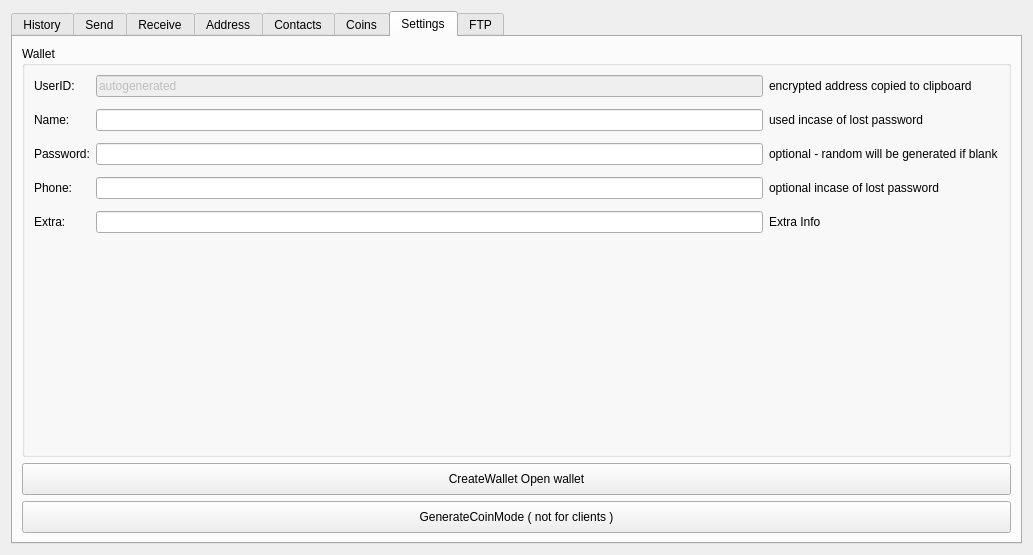
<?xml version="1.0" encoding="UTF-8"?>
<ui version="4.0">
 <class>FormWallet</class>
 <widget class="QWidget" name="FormWallet">
  <property name="geometry">
   <rect>
    <x>0</x>
    <y>0</y>
    <width>1033</width>
    <height>555</height>
   </rect>
  </property>
  <property name="windowTitle">
   <string>Form</string>
  </property>
  <layout class="QVBoxLayout" name="verticalLayout">
   <item>
    <widget class="QTabWidget" name="tabWidget">
     <property name="currentIndex">
      <number>6</number>
     </property>
     <widget class="QWidget" name="tab_History">
      <attribute name="title">
       <string>History</string>
      </attribute>
      <layout class="QVBoxLayout" name="verticalLayout_2">
       <item>
        <widget class="QGroupBox" name="groupBox_10">
         <property name="title">
          <string>Coin Status and Transactions</string>
         </property>
         <layout class="QHBoxLayout" name="horizontalLayout_4">
          <item>
           <widget class="QLabel" name="status_11">
            <property name="text">
             <string>Status</string>
            </property>
           </widget>
          </item>
          <item>
           <widget class="QLineEdit" name="hist_txt_status">
            <property name="text">
             <string>Online / Offline Storage</string>
            </property>
           </widget>
          </item>
          <item>
           <widget class="QLabel" name="label_12">
            <property name="text">
             <string>Maturing Progress</string>
            </property>
           </widget>
          </item>
          <item>
           <widget class="QProgressBar" name="hist_pg_mature">
            <property name="value">
             <number>0</number>
            </property>
           </widget>
          </item>
          <item>
           <widget class="QLabel" name="label_13">
            <property name="text">
             <string>Avalability</string>
            </property>
           </widget>
          </item>
          <item>
           <widget class="QProgressBar" name="hist_pg_avalability">
            <property name="value">
             <number>0</number>
            </property>
           </widget>
          </item>
          <item>
           <widget class="QPushButton" name="hist_btn_Check">
            <property name="minimumSize">
             <size>
              <width>0</width>
              <height>32</height>
             </size>
            </property>
            <property name="text">
             <string>Check</string>
            </property>
           </widget>
          </item>
          <item>
           <widget class="QPushButton" name="hist_btn_Update">
            <property name="minimumSize">
             <size>
              <width>100</width>
              <height>32</height>
             </size>
            </property>
            <property name="maximumSize">
             <size>
              <width>16777215</width>
              <height>16777215</height>
             </size>
            </property>
            <property name="text">
             <string>Update Verify</string>
            </property>
           </widget>
          </item>
         </layout>
        </widget>
       </item>
       <item>
        <widget class="QTableWidget" name="hist_HistoryList">
         <property name="styleSheet">
          <string notr="true"/>
         </property>
         <column>
          <property name="text">
           <string>Date</string>
          </property>
         </column>
         <column>
          <property name="text">
           <string>Rx/tx</string>
          </property>
         </column>
         <column>
          <property name="text">
           <string>ID</string>
          </property>
         </column>
         <column>
          <property name="text">
           <string>Ammount</string>
          </property>
         </column>
         <column>
          <property name="text">
           <string>ContactName</string>
          </property>
         </column>
        </widget>
       </item>
      </layout>
     </widget>
     <widget class="QWidget" name="tab_Send">
      <attribute name="title">
       <string>Send</string>
      </attribute>
      <layout class="QHBoxLayout" name="horizontalLayout">
       <item>
        <widget class="QGroupBox" name="groupBox_3">
         <property name="title">
          <string>Send Coin</string>
         </property>
         <layout class="QGridLayout" name="gridLayout_7">
          <item row="0" column="1">
           <widget class="QLabel" name="label_35">
            <property name="text">
             <string>candidates/votes use the uer field</string>
            </property>
           </widget>
          </item>
          <item row="8" column="1">
           <widget class="QPushButton" name="snd_btn_SendCoins">
            <property name="minimumSize">
             <size>
              <width>0</width>
              <height>32</height>
             </size>
            </property>
            <property name="text">
             <string>Give Coins</string>
            </property>
           </widget>
          </item>
          <item row="3" column="0">
           <widget class="QLabel" name="label_23">
            <property name="text">
             <string>Ammount</string>
            </property>
           </widget>
          </item>
          <item row="9" column="1">
           <spacer name="verticalSpacer_2">
            <property name="orientation">
             <enum>Qt::Vertical</enum>
            </property>
            <property name="sizeHint" stdset="0">
             <size>
              <width>20</width>
              <height>40</height>
             </size>
            </property>
           </spacer>
          </item>
          <item row="2" column="1">
           <widget class="QLineEdit" name="snd_txt_fromUserEmail"/>
          </item>
          <item row="7" column="1">
           <widget class="QPushButton" name="snd_btn_GenerateTX">
            <property name="minimumSize">
             <size>
              <width>0</width>
              <height>32</height>
             </size>
            </property>
            <property name="text">
             <string>Generate TX file</string>
            </property>
           </widget>
          </item>
          <item row="6" column="0">
           <widget class="QLabel" name="label_33">
            <property name="text">
             <string>to User</string>
            </property>
           </widget>
          </item>
          <item row="2" column="0">
           <widget class="QLabel" name="label_24">
            <property name="text">
             <string>User email</string>
            </property>
           </widget>
          </item>
          <item row="3" column="1">
           <widget class="QLineEdit" name="snd_txt_fromAmount"/>
          </item>
          <item row="4" column="1">
           <widget class="QLabel" name="label_34">
            <property name="text">
             <string>if blank goes comes from rcoins for admin</string>
            </property>
           </widget>
          </item>
          <item row="6" column="1">
           <widget class="QLineEdit" name="snd_txt_toUserEmail">
            <property name="text">
             <string/>
            </property>
           </widget>
          </item>
         </layout>
        </widget>
       </item>
       <item>
        <widget class="QGroupBox" name="groupBox_9">
         <property name="title">
          <string>QrCode</string>
         </property>
         <layout class="QGridLayout" name="gridLayout_20">
          <item row="0" column="0">
           <widget class="QGraphicsView" name="snd_QRView"/>
          </item>
          <item row="1" column="0">
           <widget class="QPushButton" name="snd_btn_QRSave">
            <property name="minimumSize">
             <size>
              <width>0</width>
              <height>32</height>
             </size>
            </property>
            <property name="text">
             <string>Save</string>
            </property>
           </widget>
          </item>
         </layout>
        </widget>
       </item>
      </layout>
     </widget>
     <widget class="QWidget" name="tab_Receive">
      <attribute name="title">
       <string>Receive</string>
      </attribute>
      <layout class="QHBoxLayout" name="horizontalLayout_2">
       <item>
        <widget class="QGroupBox" name="groupBox_5">
         <property name="title">
          <string>Cash In / Receive / Payout</string>
         </property>
         <layout class="QGridLayout" name="gridLayout_11">
          <item row="6" column="1">
           <widget class="QPushButton" name="btn_Open_RX">
            <property name="minimumSize">
             <size>
              <width>0</width>
              <height>32</height>
             </size>
            </property>
            <property name="text">
             <string>Open File/Image</string>
            </property>
           </widget>
          </item>
          <item row="4" column="1">
           <layout class="QHBoxLayout" name="horizontalLayout_9">
            <item>
             <widget class="QSpinBox" name="rcv_spDay">
              <property name="minimum">
               <number>1</number>
              </property>
             </widget>
            </item>
            <item>
             <widget class="QComboBox" name="rcv_spMonth">
              <item>
               <property name="text">
                <string>Jan</string>
               </property>
              </item>
              <item>
               <property name="text">
                <string>Feb</string>
               </property>
              </item>
              <item>
               <property name="text">
                <string>Mar</string>
               </property>
              </item>
              <item>
               <property name="text">
                <string>April</string>
               </property>
              </item>
              <item>
               <property name="text">
                <string>May</string>
               </property>
              </item>
              <item>
               <property name="text">
                <string>June</string>
               </property>
              </item>
              <item>
               <property name="text">
                <string>July</string>
               </property>
              </item>
              <item>
               <property name="text">
                <string>Aug</string>
               </property>
              </item>
              <item>
               <property name="text">
                <string>September</string>
               </property>
              </item>
              <item>
               <property name="text">
                <string>October</string>
               </property>
              </item>
              <item>
               <property name="text">
                <string>November</string>
               </property>
              </item>
             </widget>
            </item>
            <item>
             <widget class="QSpinBox" name="rcv_spYear">
              <property name="maximum">
               <number>15000</number>
              </property>
              <property name="value">
               <number>2020</number>
              </property>
             </widget>
            </item>
            <item>
             <widget class="QTimeEdit" name="rcv_spTime"/>
            </item>
           </layout>
          </item>
          <item row="1" column="0">
           <widget class="QLabel" name="label_26">
            <property name="text">
             <string>Ammount</string>
            </property>
           </widget>
          </item>
          <item row="0" column="1">
           <widget class="QLineEdit" name="rcv_txt_fromUserID"/>
          </item>
          <item row="1" column="1">
           <widget class="QLineEdit" name="rcv_txt_fromAmount"/>
          </item>
          <item row="6" column="0">
           <widget class="QLabel" name="label_27">
            <property name="text">
             <string>RX/TX-File</string>
            </property>
           </widget>
          </item>
          <item row="2" column="1">
           <widget class="QLabel" name="label_6">
            <property name="text">
             <string>Leave User Blank To Generate Online Purchase RX</string>
            </property>
           </widget>
          </item>
          <item row="0" column="0">
           <widget class="QLabel" name="label_25">
            <property name="text">
             <string>User</string>
            </property>
           </widget>
          </item>
          <item row="7" column="1">
           <widget class="QPushButton" name="rcv_ReceiveCoins">
            <property name="minimumSize">
             <size>
              <width>0</width>
              <height>32</height>
             </size>
            </property>
            <property name="text">
             <string>Receive Coins/Payout</string>
            </property>
           </widget>
          </item>
          <item row="3" column="1">
           <widget class="QLabel" name="label_3">
            <property name="text">
             <string>Request Expires</string>
            </property>
           </widget>
          </item>
          <item row="5" column="1">
           <widget class="QPushButton" name="rcv_btn_GenerateRX">
            <property name="minimumSize">
             <size>
              <width>0</width>
              <height>32</height>
             </size>
            </property>
            <property name="text">
             <string>GenerateRequest</string>
            </property>
           </widget>
          </item>
          <item row="8" column="1">
           <spacer name="verticalSpacer">
            <property name="orientation">
             <enum>Qt::Vertical</enum>
            </property>
            <property name="sizeHint" stdset="0">
             <size>
              <width>20</width>
              <height>40</height>
             </size>
            </property>
           </spacer>
          </item>
         </layout>
        </widget>
       </item>
       <item>
        <widget class="QGroupBox" name="groupBox_7">
         <property name="title">
          <string>QR Code</string>
         </property>
         <layout class="QGridLayout" name="gridLayout_18">
          <item row="0" column="0">
           <widget class="QGraphicsView" name="rcv_QRView"/>
          </item>
          <item row="1" column="0">
           <widget class="QPushButton" name="rcv_btn_Save">
            <property name="minimumSize">
             <size>
              <width>0</width>
              <height>32</height>
             </size>
            </property>
            <property name="text">
             <string>Save</string>
            </property>
           </widget>
          </item>
         </layout>
        </widget>
       </item>
       <item>
        <widget class="QGroupBox" name="groupBox_8">
         <property name="title">
          <string>Description</string>
         </property>
         <layout class="QGridLayout" name="gridLayout_19">
          <item row="0" column="0">
           <widget class="QPlainTextEdit" name="rcv_txt_Detail"/>
          </item>
         </layout>
        </widget>
       </item>
      </layout>
     </widget>
     <widget class="QWidget" name="tab_Address">
      <attribute name="title">
       <string>Address</string>
      </attribute>
      <layout class="QVBoxLayout" name="verticalLayout_4">
       <item>
        <widget class="QTableWidget" name="adrs_Table">
         <property name="styleSheet">
          <string notr="true"/>
         </property>
         <column>
          <property name="text">
           <string>Address</string>
          </property>
         </column>
         <column>
          <property name="text">
           <string>Ammount</string>
          </property>
         </column>
         <column>
          <property name="text">
           <string>Class</string>
          </property>
         </column>
         <column>
          <property name="text">
           <string>Date</string>
          </property>
         </column>
        </widget>
       </item>
       <item>
        <widget class="QGroupBox" name="groupBox_6">
         <property name="title">
          <string>Addresses</string>
         </property>
         <layout class="QVBoxLayout" name="verticalLayout_3">
          <item>
           <layout class="QHBoxLayout" name="horizontalLayout_3">
            <item>
             <widget class="QLineEdit" name="adrs_txt_User"/>
            </item>
            <item>
             <widget class="QPushButton" name="adrs_btn_Search">
              <property name="minimumSize">
               <size>
                <width>0</width>
                <height>32</height>
               </size>
              </property>
              <property name="text">
               <string>Search</string>
              </property>
             </widget>
            </item>
            <item>
             <widget class="QPushButton" name="adrs_btn_Add">
              <property name="minimumSize">
               <size>
                <width>0</width>
                <height>32</height>
               </size>
              </property>
              <property name="text">
               <string>Add</string>
              </property>
             </widget>
            </item>
            <item>
             <widget class="QPushButton" name="adrs_btn_Remove">
              <property name="minimumSize">
               <size>
                <width>0</width>
                <height>32</height>
               </size>
              </property>
              <property name="text">
               <string>Remove</string>
              </property>
             </widget>
            </item>
           </layout>
          </item>
          <item>
           <widget class="QTreeView" name="adrs_List"/>
          </item>
         </layout>
        </widget>
       </item>
      </layout>
     </widget>
     <widget class="QWidget" name="tab_Contacts">
      <attribute name="title">
       <string>Contacts</string>
      </attribute>
      <layout class="QVBoxLayout" name="verticalLayout_5">
       <item>
        <widget class="QTableWidget" name="cts_Table">
         <property name="styleSheet">
          <string notr="true"/>
         </property>
         <column>
          <property name="text">
           <string>Email</string>
          </property>
         </column>
         <column>
          <property name="text">
           <string>Name</string>
          </property>
         </column>
         <column>
          <property name="text">
           <string>class</string>
          </property>
         </column>
         <column>
          <property name="text">
           <string>Date</string>
          </property>
         </column>
         <column>
          <property name="text">
           <string>Address</string>
          </property>
         </column>
        </widget>
       </item>
       <item>
        <widget class="QGroupBox" name="groupBox_18">
         <property name="title">
          <string>Contact Manage</string>
         </property>
         <layout class="QGridLayout" name="gridLayout_29">
          <item row="1" column="0">
           <widget class="QPushButton" name="ctx_btn_Add">
            <property name="minimumSize">
             <size>
              <width>0</width>
              <height>32</height>
             </size>
            </property>
            <property name="text">
             <string>Add</string>
            </property>
           </widget>
          </item>
          <item row="1" column="1">
           <widget class="QPushButton" name="ctx_btn_Remove">
            <property name="minimumSize">
             <size>
              <width>0</width>
              <height>32</height>
             </size>
            </property>
            <property name="text">
             <string>Remove</string>
            </property>
           </widget>
          </item>
          <item row="0" column="0">
           <widget class="QLineEdit" name="ctx_txt_User"/>
          </item>
          <item row="0" column="1">
           <widget class="QPushButton" name="ctx_btn_Search">
            <property name="minimumSize">
             <size>
              <width>0</width>
              <height>32</height>
             </size>
            </property>
            <property name="text">
             <string>Search</string>
            </property>
           </widget>
          </item>
         </layout>
        </widget>
       </item>
      </layout>
     </widget>
     <widget class="QWidget" name="tab_Coins">
      <attribute name="title">
       <string>Coins</string>
      </attribute>
      <layout class="QVBoxLayout" name="verticalLayout_6">
       <item>
        <layout class="QHBoxLayout" name="horizontalLayout_5">
         <item>
          <widget class="QLabel" name="label_2">
           <property name="text">
            <string>Balance</string>
           </property>
          </widget>
         </item>
         <item>
          <widget class="QLineEdit" name="lineEdit"/>
         </item>
         <item>
          <widget class="QPushButton" name="cns_Search">
           <property name="text">
            <string>Search</string>
           </property>
          </widget>
         </item>
         <item>
          <widget class="QPushButton" name="cns_Refresh">
           <property name="text">
            <string>Refresh</string>
           </property>
          </widget>
         </item>
        </layout>
       </item>
       <item>
        <widget class="QTableWidget" name="cns_Table">
         <property name="styleSheet">
          <string notr="true"/>
         </property>
         <column>
          <property name="text">
           <string>CoinAddress</string>
          </property>
         </column>
         <column>
          <property name="text">
           <string>owner</string>
          </property>
         </column>
         <column>
          <property name="text">
           <string>Class</string>
          </property>
         </column>
         <column>
          <property name="text">
           <string>Date</string>
          </property>
         </column>
        </widget>
       </item>
      </layout>
     </widget>
     <widget class="QWidget" name="tab_Settings">
      <attribute name="title">
       <string>Settings</string>
      </attribute>
      <layout class="QVBoxLayout" name="verticalLayout_7">
       <item>
        <widget class="QGroupBox" name="groupBox_12">
         <property name="title">
          <string>Wallet</string>
         </property>
         <layout class="QGridLayout" name="gridLayout_31">
          <property name="verticalSpacing">
           <number>12</number>
          </property>
          <item row="2" column="0">
           <widget class="QLabel" name="label_2835">
            <property name="text">
             <string>Password:</string>
            </property>
           </widget>
          </item>
          <item row="4" column="0">
           <widget class="QLabel" name="label_40">
            <property name="text">
             <string>Extra:</string>
            </property>
           </widget>
          </item>
          <item row="0" column="1">
           <widget class="QLineEdit" name="sts_txt_UserID">
            <property name="enabled">
             <bool>false</bool>
            </property>
            <property name="text">
             <string>autogenerated</string>
            </property>
           </widget>
          </item>
          <item row="3" column="1">
           <widget class="QLineEdit" name="sts_txt_Phone">
            <property name="text">
             <string/>
            </property>
           </widget>
          </item>
          <item row="0" column="2">
           <widget class="QLabel" name="label_41">
            <property name="text">
             <string>encrypted address copied to clipboard</string>
            </property>
           </widget>
          </item>
          <item row="1" column="1">
           <widget class="QLineEdit" name="sts_txt_Name">
            <property name="text">
             <string/>
            </property>
           </widget>
          </item>
          <item row="3" column="0">
           <widget class="QLabel" name="label_344">
            <property name="text">
             <string>Phone:</string>
            </property>
           </widget>
          </item>
          <item row="4" column="2">
           <widget class="QLabel" name="label_43">
            <property name="text">
             <string>Extra Info</string>
            </property>
           </widget>
          </item>
          <item row="3" column="2">
           <widget class="QLabel" name="label_44">
            <property name="text">
             <string>optional incase of lost password</string>
            </property>
           </widget>
          </item>
          <item row="2" column="1">
           <widget class="QLineEdit" name="sts_txt_Password">
            <property name="text">
             <string/>
            </property>
           </widget>
          </item>
          <item row="4" column="1">
           <widget class="QLineEdit" name="sts_txt_Extra">
            <property name="text">
             <string/>
            </property>
           </widget>
          </item>
          <item row="2" column="2">
           <widget class="QLabel" name="label_46">
            <property name="text">
             <string>optional - random will be generated if blank</string>
            </property>
           </widget>
          </item>
          <item row="0" column="0">
           <widget class="QLabel" name="label_7">
            <property name="text">
             <string>UserID:</string>
            </property>
            <property name="scaledContents">
             <bool>true</bool>
            </property>
           </widget>
          </item>
          <item row="1" column="0">
           <widget class="QLabel" name="label_395">
            <property name="text">
             <string>Name:</string>
            </property>
            <property name="scaledContents">
             <bool>true</bool>
            </property>
           </widget>
          </item>
          <item row="1" column="2">
           <widget class="QLabel" name="label_47">
            <property name="text">
             <string>used incase of lost password</string>
            </property>
           </widget>
          </item>
          <item row="5" column="1">
           <spacer name="verticalSpacer_3">
            <property name="orientation">
             <enum>Qt::Vertical</enum>
            </property>
            <property name="sizeHint" stdset="0">
             <size>
              <width>20</width>
              <height>40</height>
             </size>
            </property>
           </spacer>
          </item>
         </layout>
        </widget>
       </item>
       <item>
        <widget class="QPushButton" name="sts_btn_Create">
         <property name="minimumSize">
          <size>
           <width>0</width>
           <height>32</height>
          </size>
         </property>
         <property name="text">
          <string>CreateWallet Open wallet</string>
         </property>
        </widget>
       </item>
       <item>
        <widget class="QPushButton" name="sts_btn_Admin">
         <property name="minimumSize">
          <size>
           <width>0</width>
           <height>32</height>
          </size>
         </property>
         <property name="text">
          <string>GenerateCoinMode ( not for clients )</string>
         </property>
        </widget>
       </item>
      </layout>
     </widget>
     <widget class="QWidget" name="tab_FTP">
      <attribute name="title">
       <string>FTP</string>
      </attribute>
      <widget class="QGroupBox" name="grp_FTPClient">
       <property name="geometry">
        <rect>
         <x>20</x>
         <y>20</y>
         <width>371</width>
         <height>221</height>
        </rect>
       </property>
       <property name="title">
        <string>FTP Server</string>
       </property>
       <layout class="QVBoxLayout" name="verticalLayout_8">
        <item>
         <layout class="QFormLayout" name="formLayout">
          <item row="0" column="0">
           <widget class="QLabel" name="label_4">
            <property name="text">
             <string>Server Address:</string>
            </property>
           </widget>
          </item>
          <item row="0" column="1">
           <widget class="QLineEdit" name="txt_ftp_host"/>
          </item>
          <item row="1" column="0">
           <widget class="QLabel" name="label_5">
            <property name="text">
             <string>Port:</string>
            </property>
           </widget>
          </item>
          <item row="1" column="1">
           <widget class="QLineEdit" name="txt_ftp_port"/>
          </item>
          <item row="2" column="0">
           <widget class="QLabel" name="label_8">
            <property name="text">
             <string>User name</string>
            </property>
           </widget>
          </item>
          <item row="2" column="1">
           <widget class="QLineEdit" name="txt_ftp_username"/>
          </item>
          <item row="3" column="0">
           <widget class="QLabel" name="label_9">
            <property name="text">
             <string>Password:</string>
            </property>
           </widget>
          </item>
          <item row="3" column="1">
           <widget class="QLineEdit" name="txt_ftp_password"/>
          </item>
         </layout>
        </item>
        <item>
         <layout class="QHBoxLayout" name="horizontalLayout_6">
          <item>
           <spacer name="horizontalSpacer_3">
            <property name="orientation">
             <enum>Qt::Horizontal</enum>
            </property>
            <property name="sizeHint" stdset="0">
             <size>
              <width>40</width>
              <height>20</height>
             </size>
            </property>
           </spacer>
          </item>
          <item>
           <widget class="QPushButton" name="btn_FTPUpdate">
            <property name="minimumSize">
             <size>
              <width>0</width>
              <height>32</height>
             </size>
            </property>
            <property name="text">
             <string>Update</string>
            </property>
           </widget>
          </item>
         </layout>
        </item>
       </layout>
      </widget>
     </widget>
    </widget>
   </item>
  </layout>
 </widget>
 <resources/>
 <connections/>
</ui>
